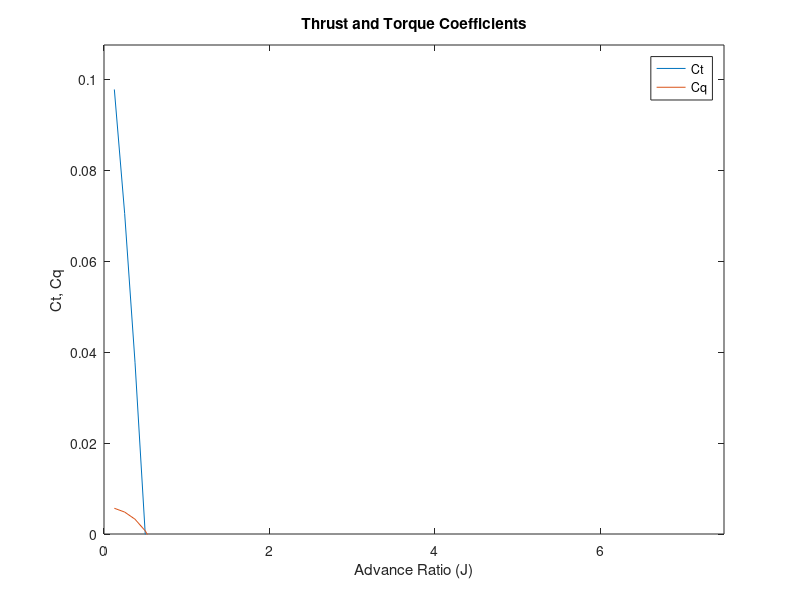
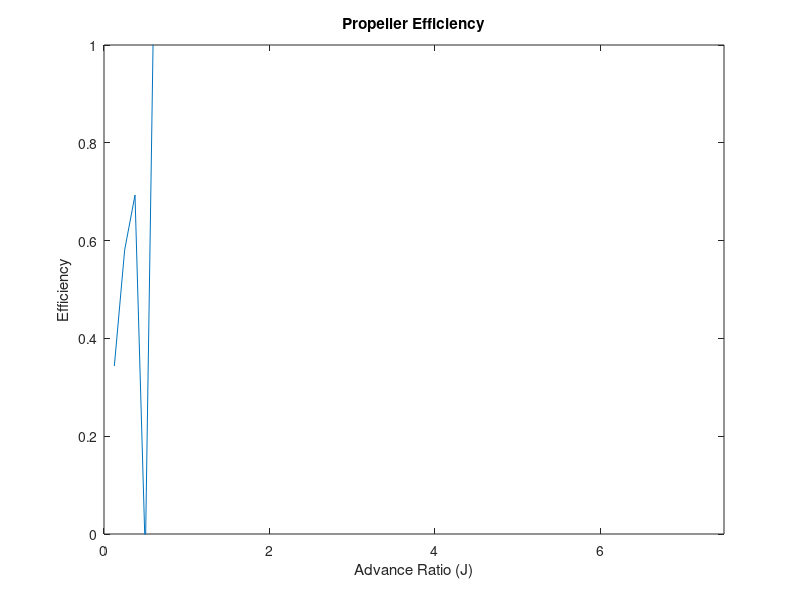

Recreate these plots in MATLAB, in order.
close all
clear all
clc
%chord length of blade assumed constant with radius (meters)
chord=0.0254;
%pitch distance in meters.
pitch=0.1143;
%diameter of the propeller (meters)
dia=0.2286;
%tip radius
R=dia/2.0;
%engine speed in RPM
RPM=2100.;
%thickness to chord ratio for propeller section (constant with radius)
tonc=0.12*chord;
%standard sea level atmosphere density (kg/m^3)
rho=1.225;
%RPM --> revs per sec
n=RPM/60.0;
%rps --> rads per sec
omega=n*2.0*pi;
% 2 Bladed Propeller
B=2;
% use 10 blade segments (starting at 10% R (hub) to R)
xs=0.1*R;
xt=R;
rstep=(xt-xs)/10;
r1=[xs:rstep:xt];
%calculate results for a range of velocities from 1 to 60 m/s
for V=1:60,
 %initialise sums thrust (N) torque (Nm)
 thrust=0.0;
 torque=0.0;
 %loop over each blade element
 for j=1:size(r1,2),
  rad=r1(j);
  %calculate local blade element setting angle
  theta=atan(pitch/2/pi/rad);
  %calculate solidity
  sigma=2.0*chord/2.0/pi/rad;
  %guess initial values of inflow and swirl factor
  a=0.1;
  b=0.01;
  %set logical variable to control iteration
  finished=false;
  %set iteration count and check flag
  sum=1;
  itercheck=0;
  while (~finished),
    %axial velocity
    V0=V*(1+a);
    %disk plane velocity
    V2=omega*rad*(1-b);
    %flow angle
    phi=atan2(V0,V2);
    %blade angle of attack
    alpha=theta-phi;
    % lift coefficient
    cl=6.2*alpha;
    %drag coefficient
    cd=0.008-0.003*cl+0.01*cl*cl;
    %local velocity at blade
    Vlocal=sqrt(V0*V0+V2*V2);
    %thrust grading
    DtDr=0.5*rho*Vlocal*Vlocal*B*chord*(cl*cos(phi)-cd*sin(phi));
    %torque grading
    DqDr=0.5*rho*Vlocal*Vlocal*B*chord*rad*(cd*cos(phi)+cl*sin(phi));
    %momentum check on inflow and swirl factors
    tem1=DtDr/(4.0*pi*rad*rho*V*V*(1+a));
    tem2=DqDr/(4.0*pi*rad*rad*rad*rho*V*(1+a)*omega);
    %stabilise iteration
    anew=0.5*(a+tem1);
    bnew=0.5*(b+tem2);
    %check for convergence
    if (abs(anew-a)<1.0e-5),
     if (abs(bnew-b)<1.0e-5),
      finished=true;
     end;
    end;
    a=anew;
    b=bnew;
    %increment iteration count
    sum=sum+1;
    %check to see if iteration stuck
    if (sum>500),
     finished=true;
     itercheck=1;
    end;
  end;
  thrust=thrust+DtDr*rstep;
  torque=torque+DqDr*rstep;
 end;
 t(V)=thrust/(rho*n*n*dia*dia*dia*dia);
 q(V)=torque/(rho*n*n*dia*dia*dia*dia*dia);
 J(V)=V/(n*dia);
 eff(V)=J(V)/2.0/pi*t(V)/q(V);
 icheck(V)=itercheck;
end;
Jmax=max(J);
Tmax=max(t);
plot(J,t,J,q);
title('Thrust and Torque Coefficients')
xlabel('Advance Ratio (J)');
ylabel('Ct, Cq');
legend('Ct','Cq');
axis([0 Jmax 0 1.1*Tmax ]);
%pause;
%clf;
figure 
plot(J,eff);
title('Propeller Efficiency');
xlabel('Advance Ratio (J)');
ylabel('Efficiency');
axis([0 Jmax 0 1 ]);
